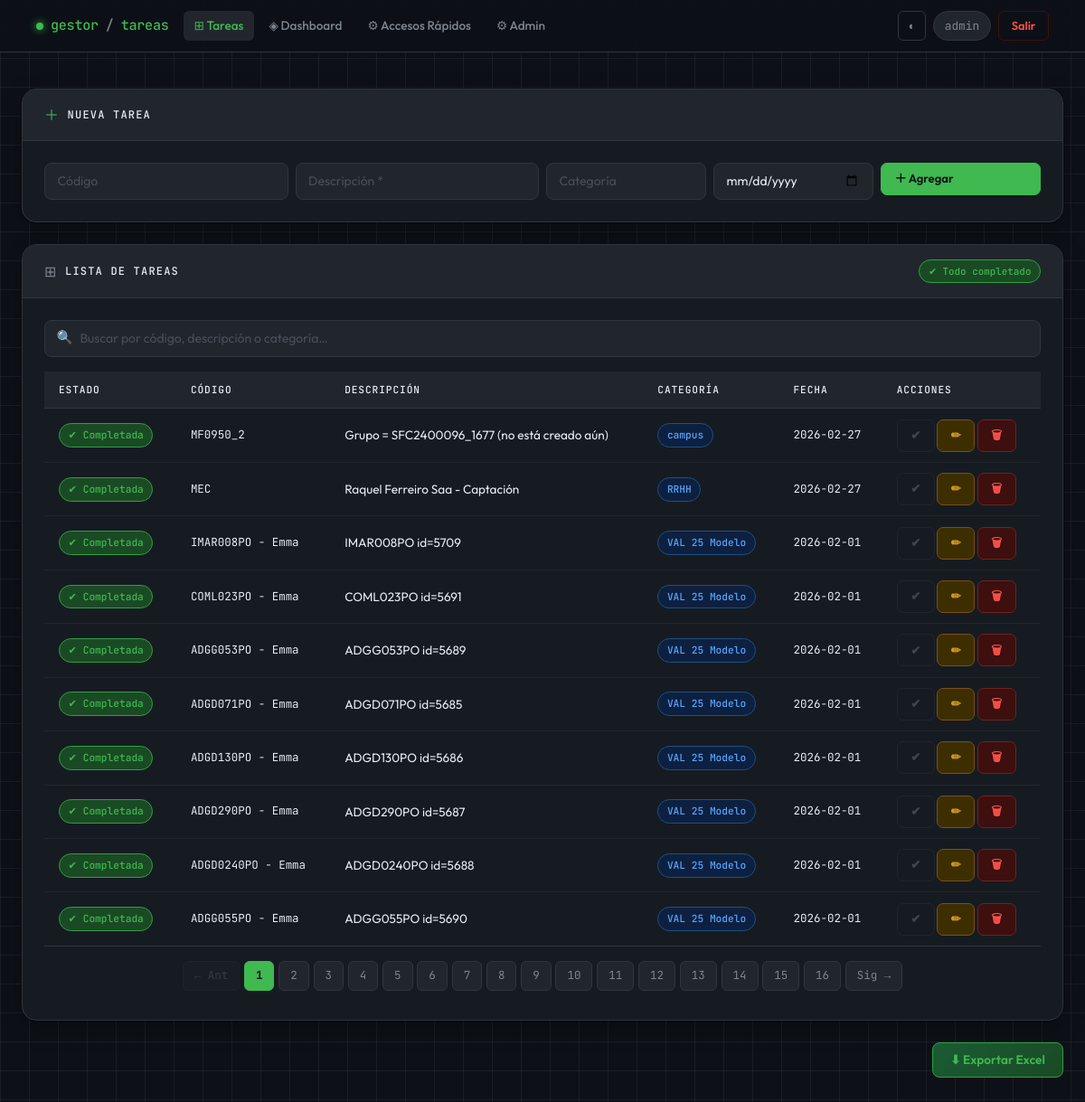
/ (signed in), run on the app's committed database.
### tables this page shows
CREATE TABLE tareas (
            id INTEGER PRIMARY KEY AUTOINCREMENT,
            descripcion TEXT NOT NULL,
            categoria TEXT,
            fecha TEXT,
            completada INTEGER DEFAULT 0,
            codigo TEXT,
            usuario_id INTEGER,
            FOREIGN KEY (usuario_id) REFERENCES usuarios(id)
        );

### app_web.py (the view)
@app.route("/")
@login_required
def index():
    user_id = session.get("user_id")
    es_admin = session.get("es_admin")
    page = request.args.get('page', 1, type=int)
    per_page = 10
    offset = (page - 1) * per_page
    conn = get_connection()
    cursor = conn.cursor()
    if es_admin == 1:
        cursor.execute("SELECT * FROM tareas ORDER BY id DESC LIMIT ? OFFSET ?", (per_page, offset))
        tareas = cursor.fetchall()
        cursor.execute("SELECT COUNT(*) FROM tareas")
        total_tareas = cursor.fetchone()[0]
    else:
        cursor.execute("SELECT * FROM tareas WHERE usuario_id = ? ORDER BY id DESC LIMIT ? OFFSET ?", (user_id, per_page, offset))
        tareas = cursor.fetchall()
        cursor.execute("SELECT COUNT(*) FROM tareas WHERE usuario_id = ?", (user_id,))
        total_tareas = cursor.fetchone()[0]
    conn.close()
    total_pages = (total_tareas + per_page - 1) // per_page if total_tareas > 0 else 1
    return render_template("index.html",
                           tareas=tareas,
                           page=page,
                           total_pages=total_pages)

### app_web.py (called while the page is built)
def get_connection():
    conn = sqlite3.connect(DB_NAME)
    conn.row_factory = sqlite3.Row
    return conn

def login_required(f):
    @wraps(f)
    def decorated_function(*args, **kwargs):
        if "user_id" not in session:
            return redirect(url_for("login"))
        return f(*args, **kwargs)
    return decorated_function

### templates/index.html (shortened to what this page needs)
{% extends "base.html" %}
{% block content %}
<div class="gcard mb-4">
  <div class="gcard-header">
    <span style="color:var(--accent)">＋</span>
    <span class="gcard-title">Nueva tarea</span>
  </div>
  <div class="gcard-body">
    <form action="/agregar" method="post">
      <div class="row g-2">
        <div class="col-sm-6 col-md-3">
          <input name="codigo" class="form-control" placeholder="Código" autocomplete="off">
        </div>
        <div class="col-sm-6 col-md-3">
          <input name="descripcion" class="form-control" placeholder="Descripción *" required autocomplete="off">
        </div>
        <div class="col-sm-6 col-md-2">
          <input name="categoria" class="form-control" placeholder="Categoría" autocomplete="off">
        </div>
        <div class="col-sm-6 col-md-2">
          <input name="fecha" type="date" class="form-control">
        </div>
        <div class="col-12 col-md-2">
          <button type="submit" class="btn btn-g-primary w-100">＋ Agregar</button>
        </div>
      </div>
    </form>
  </div>
</div>
<div class="gcard">
  <div class="gcard-header">
    <span style="color:var(--text-muted)">⊞</span>
    <span class="gcard-title">Lista de tareas</span>
    <span id="cnt-badge" class="badge-g badge-pending ms-auto" style="font-size:.68rem;"></span>
  </div>
  <div class="gcard-body pb-0">
    <div class="search-wrap mb-3">
      <span class="search-icon">🔍</span>
      <input type="text" id="buscador" class="form-control"
             placeholder="Buscar por código, descripción o categoría…">
    </div>
    <div class="table-responsive">
      <table class="gtable">
        <thead>
          <tr>
            <th>Estado</th>
            <th>Código</th>
            <th>Descripción</th>
            <th>Categoría</th>
            <th>Fecha</th>
            <th>Acciones</th>
          </tr>
        </thead>
        <tbody>
          {% for t in tareas %}
          <tr class="{{ 'row-done' if t[4]==1 else '' }}"
              data-search="{{ (t[5] or '') }} {{ t[1] }} {{ (t[2] or '') }}"
              style="animation-delay:{{ loop.index0 * 25 }}ms; animation: fadeUp .25s ease both;">
            <td data-label="Estado">
              {% if t[4]==1 %}
                <span class="badge-g badge-done">✔ Completada</span>
              {% else %}
                <span class="badge-g badge-pending">● Pendiente</span>
              {% endif %}
            </td>
            <td data-label="Código" style="font-family:var(--mono); font-size:.78rem;">
              {{ t[5] if t[5] else '—' }}
            </td>
            <td data-label="Descripción">{{ t[1] }}</td>
            <td data-label="Categoría">
              <span class="badge-g badge-cat">{{ t[2] if t[2] else 'General' }}</span>
            </td>
            <td data-label="Fecha" style="font-family:var(--mono); font-size:.78rem; white-space:nowrap;">
              {{ t[3] if t[3] else '—' }}
            </td>
            <td data-label="Acciones" style="white-space:nowrap;">
              {% if t[4]==0 %}
                <a href="/completar/{{ t[0] }}" class="btn btn-g-success btn-sm">✔</a>
              {% else %}
                <span class="btn btn-g-ghost btn-sm" style="cursor:default; opacity:.4;">✔</span>
              {% endif %}
              <a href="/editar/{{ t[0] }}" class="btn btn-g-warning btn-sm">✏</a>
              <a href="/eliminar/{{ t[0] }}" class="btn btn-g-danger btn-sm"
                 onclick="return confirm('¿Eliminar esta tarea? No se puede deshacer.')">🗑</a>
            </td>
          </tr>
          {% endfor %}
        </tbody>
      </table>
    </div>
    {% if total_pages > 1 %}
    <div class="py-3 border-top" style="border-color:var(--border)!important;">
      <ul class="gpagination">
        <li class="{{ 'disabled' if page <= 1 else '' }}">
          <a class="gpage-link" href="?page={{ page-1 }}">← Ant</a>
        </li>
        {% for p in range(1, total_pages+1) %}
        <li class="{{ 'active' if p==page else '' }}">
          <a class="gpage-link" href="?page={{ p }}">{{ p }}</a>
        </li>
        {% endfor %}
        <li class="{{ 'disabled' if page >= total_pages else '' }}">
          <a class="gpage-link" href="?page={{ page+1 }}">Sig →</a>
        </li>
      </ul>
    </div>
    {% endif %}
  </div>
</div>
{% endblock %}

### data on the page
tareas: completada "✔ Completada", codigo "MF0950_2", descripcion "Grupo = SFC2400096_1677 (no está creado aún)", categoria "campus", fecha "2026-02-27"
tareas: completada "✔ Completada", codigo "MEC", descripcion "Raquel Ferreiro Saa - Captación", categoria "RRHH", fecha "2026-02-27"
tareas: completada "✔ Completada", codigo "IMAR008PO - Emma", descripcion "IMAR008PO id=5709", categoria "VAL 25 Modelo", fecha "2026-02-01"
tareas: completada "✔ Completada", codigo "COML023PO - Emma", descripcion "COML023PO id=5691", categoria "VAL 25 Modelo", fecha "2026-02-01"
tareas: completada "✔ Completada", codigo "ADGG053PO - Emma", descripcion "ADGG053PO id=5689", categoria "VAL 25 Modelo", fecha "2026-02-01"
tareas: completada "✔ Completada", codigo "ADGD071PO - Emma", descripcion "ADGD071PO id=5685", categoria "VAL 25 Modelo", fecha "2026-02-01"
tareas: completada "✔ Completada", codigo "ADGD130PO - Emma", descripcion "ADGD130PO id=5686", categoria "VAL 25 Modelo", fecha "2026-02-01"
tareas: completada "✔ Completada", codigo "ADGD290PO - Emma", descripcion "ADGD290PO id=5687", categoria "VAL 25 Modelo", fecha "2026-02-01"
tareas: completada "✔ Completada", codigo "ADGD0240PO - Emma", descripcion "ADGD0240PO id=5688", categoria "VAL 25 Modelo", fecha "2026-02-01"
tareas: completada "✔ Completada", codigo "ADGG055PO - Emma", descripcion "ADGG055PO id=5690", categoria "VAL 25 Modelo", fecha "2026-02-01"

### other printed values
{{ session.get('user', '') }} "admin"
{{ p }} "1" "2" "3" "4" "5" "6" "7" "8" "9" "10" "11" "12" "13" "14" "15" "16"
